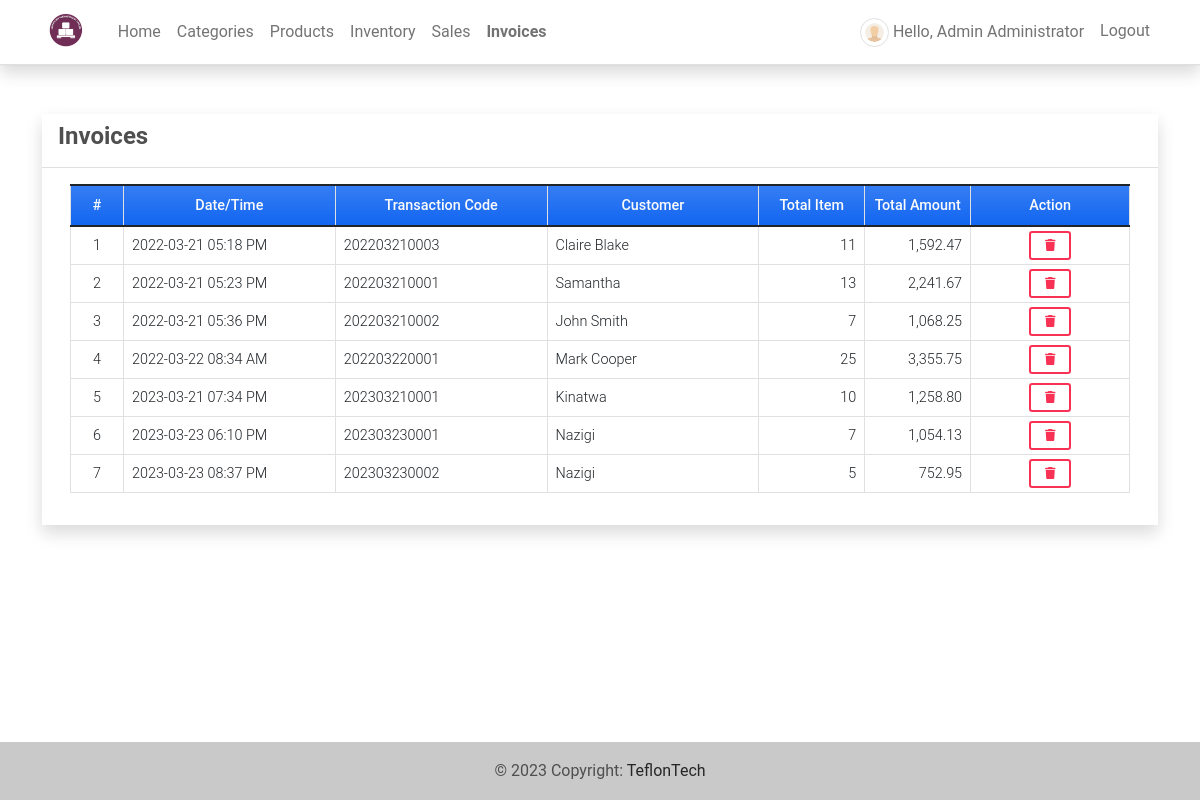
Page /invoices (signed in) on the committed database.
### imsApp/models.py (models this page shows, shortened)
class Invoice(models.Model):
    transaction = models.CharField(max_length = 250)
    customer = models.CharField(max_length = 250)
    total = models.FloatField(default= 0)
    date_created = models.DateTimeField(default=timezone.now)
    date_updated = models.DateTimeField(auto_now=True)
    def item_count(self):
        return Invoice_Item.objects.filter(invoice = self).aggregate(Sum('quantity'))['quantity__sum']

### imsApp/views.py (the view)
# urls.py: path('invoices',views.invoices,name='invoice-page'),
@login_required
def invoices(request):
    invoice =  Invoice.objects.all()
    context['page_title'] = 'Invoices'
    context['invoices'] = invoice
    return render(request, 'invoices.html', context)

### imsApp/templates/invoices.html (shortened to what this page needs)
{% extends 'base.html' %} {% load humanize %} {% block pageContent %}
<div class="col-lg-12 col-md-12 col-sm-12 col-xs-12">
    <div class="card card-default rounded-0 shadow ">
        <div class="card-header">
            <div class="d-flex w-100 align-items-center justify-content-between">
                <h4 class="card-title fw-bold">Invoices</h4>
            </div>
        </div>
        <div class="card-body">
            <div class="container-fluid">
                <table class="table table-bordered" id="invoice-list">
                    <colgroup>
                        <col width="5%">
                        <col width="20%">
                        <col width="20%">
                        <col width="20%">
                        <col width="10%">
                        <col width="10%">
                        <col width="15%">
                    </colgroup>
                    <thead>
                        <tr class="bg-gradient bg-primary bg-opacity-50 text-light">
                            <th class="px-2 py-2 text-center">#</th>
                            <th class="px-2 py-2 text-center">Date/Time</th>
                            <th class="px-2 py-2 text-center">Transaction Code</th>
                            <th class="px-2 py-2 text-center">Customer</th>
                            <th class="px-2 py-2 text-center">Total Item</th>
                            <th class="px-2 py-2 text-center">Total Amount</th>
                            <th class="px-2 py-2 text-center">Action</th>
                        </tr>
                    </thead>
                    <tbody>
                        {% for invoice in invoices %}
                        <tr>
                            <td class="px-2 py-1 align-middle text-center">{{ forloop.counter }}</td>
                            <td class="px-2 py-1 align-middle">{{ invoice.date_created|date:"Y-m-d h:i A" }}</td>
                            <td class="px-2 py-1 align-middle">{{ invoice.transaction }}</td>
                            <td class="px-2 py-1 align-middle">{{ invoice.customer }}</td>
                            <td class="px-2 py-1 align-middle text-end">{{ invoice.item_count|floatformat:0|intcomma }}</td>
                            <td class="px-2 py-1 align-middle text-end">{{ invoice.total|floatformat:2|intcomma }}</td>
                            <td class="px-2 py-1 align-middle text-center">
                                <button class="btn btn-outline-danger btn-sm delete-data" type="button" data-id="{{ invoice.pk }}" title="Delete">
                                    <i class="fa fa-trash"></i>
                                </button>
                            </td>
                        </tr>
                        {% endfor %}
                    </tbody>
                </table>
            </div>
        </div>
    </div>
</div>
{% endblock pageContent %}

### imsApp/templates/topNavigation.html (shortened to what this page needs)
{% load static %}
<header>
    <nav class="navbar navbar-expand-lg navbar-light bg-white fixed-top shadow border-bottom">
        <div class="container">
            <a class="navbar-brand" target="_blank" href="{% url 'home-page' %}">
                <img src="{{ MEDIA_URL }}/default/logo.png" height="16" alt="{{ MEDIA_URL }}" loading="lazy" style="margin-top: -3px;" />
            </a>
            <div class="collapse navbar-collapse" id="navbarExample01">
                <ul class="navbar-nav me-auto mb-2 mb-lg-0" id="topNav">
                    {% if user.id %}
                    <li class="nav-item">
                        <a class="nav-link" aria-current="page" href="{% url 'home-page' %}">Home</a>
                    </li>
                    <li class="nav-item">
                        <a class="nav-link" aria-current="page" href="{% url 'category-page' %}">Categories</a>
                    </li>
                    <li class="nav-item">
                        <a class="nav-link" aria-current="page" href="{% url 'product-page' %}">Products</a>
                    </li>
                    <li class="nav-item">
                        <a class="nav-link" aria-current="page" href="{% url 'inventory-page' %}">Inventory</a>
                    </li>
                    <li class="nav-item">
                        <a class="nav-link" aria-current="page" href="{% url 'sales-page' %}">Sales</a>
                    </li>
                    <li class="nav-item">
                        <a class="nav-link" aria-current="page" href="{% url 'invoice-page' %}">Invoices</a>
                    </li>
                    {% endif %}
                </ul>
                <ul class="navbar-nav d-flex flex-row">
                    {% if user.id %} {% if user.profile.user_type == 1 %} {% endif %}
                    <li class="nav-item me-3 me-lg-0">
                        <a class="nav-link" href="{% url 'profile' %}">
                            <span class="me-1"><img src="{{ MEDIA_URL }}/default/default-avatar.png" alt="User Avatar" id="user-avatar" class="img-thumbnail rounded-circle"></span>Hello, {{ user.first_name }} {{user.last_name}}
                        </a>
                    </li>
                    <li class="nav-item me-3 me-lg-0">
                        <a class="nav-link" href="{% url 'logout' %}">Logout</a>
                    </li>
                    {% endif %}
                </ul>
            </div>
        </div>
    </nav>
</header>

### static/assets/default/css/style.css (style rules this page uses)
html, body { height: 100%; width: 100%; max-height: 100%; overflow: auto; display: flex; flex-direction: column; }
body>header { flex-shrink: auto; }
#user-avatar { width: 1.8rem; height: 1.8rem; object-fit: scale-down; object-position: center center; }
.navbar-brand>img { height: 2em; }
.nav-item.active a.nav-link { font-weight: bolder !important; }

### rows in the picture
Invoice: date_created "2022-03-21 05:18 PM", transaction "202203210003", customer "Claire Blake", item_count "11", total "1,592.47"
Invoice: date_created "2022-03-21 05:23 PM", transaction "202203210001", customer "Samantha", item_count "13", total "2,241.67"
Invoice: date_created "2022-03-21 05:36 PM", transaction "202203210002", customer "John Smith", item_count "7", total "1,068.25"
Invoice: date_created "2022-03-22 08:34 AM", transaction "202203220001", customer "Mark Cooper", item_count "25", total "3,355.75"
Invoice: date_created "2023-03-21 07:34 PM", transaction "202303210001", customer "Kinatwa", item_count "10", total "1,258.80"
Invoice: date_created "2023-03-23 06:10 PM", transaction "202303230001", customer "Nazigi", item_count "7", total "1,054.13"
Invoice: date_created "2023-03-23 08:37 PM", transaction "202303230002", customer "Nazigi", item_count "5", total "752.95"

### other values in the picture
{{ user.first_name }} "Admin"
{{ user.last_name }} "Administrator"
